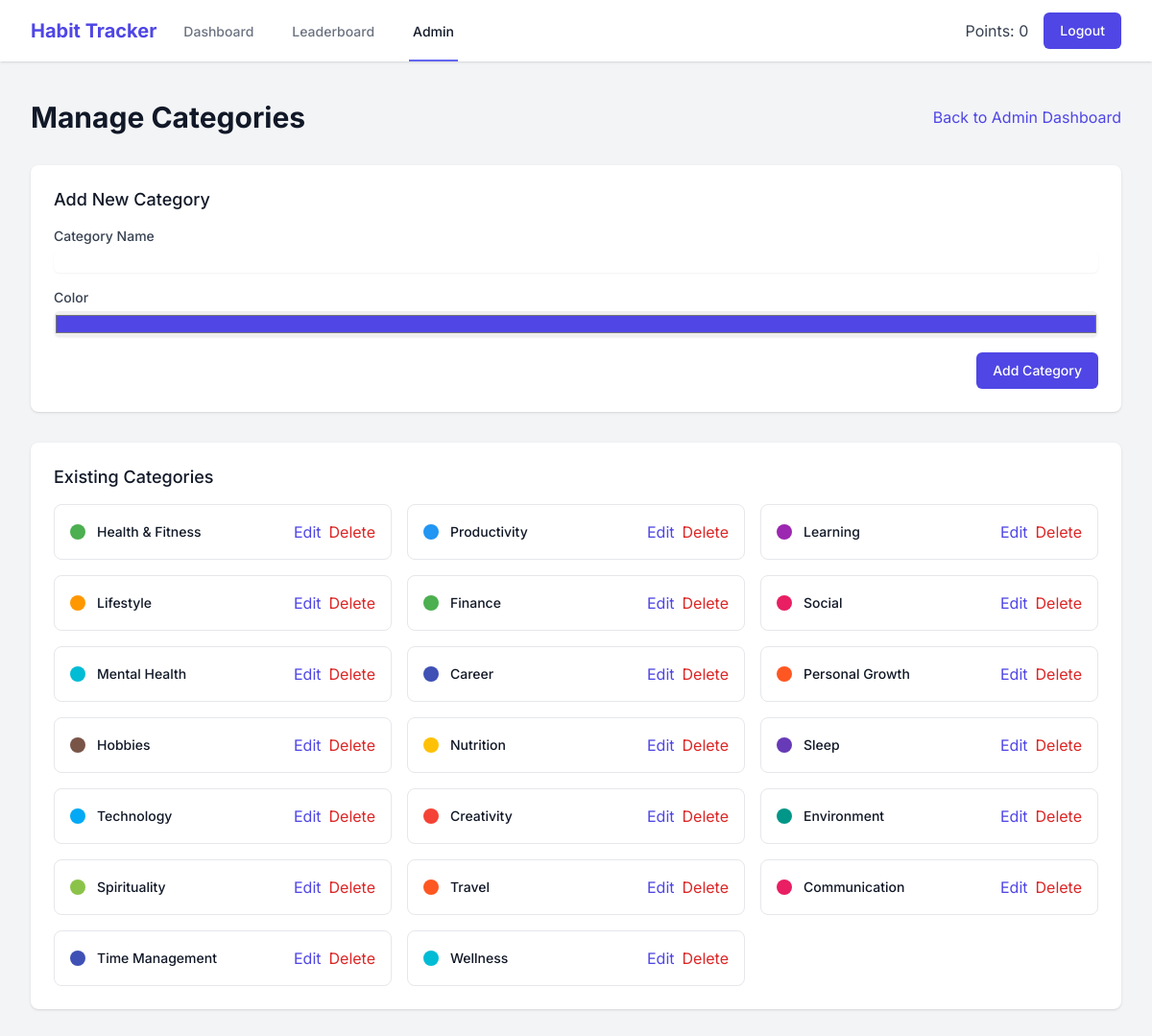
Page /admin/categories (signed in) on the committed database.
### models.py (models this page shows, shortened)
class User(UserMixin, db.Model):
    id = db.Column(db.Integer, primary_key=True)
    username = db.Column(db.String(80), unique=True, nullable=False)
    email = db.Column(db.String(120), unique=True, nullable=False)
    password_hash = db.Column(db.String(128))
    points = db.Column(db.Integer, default=0)
    is_admin = db.Column(db.Boolean, default=False)
    created_at = db.Column(db.DateTime, default=datetime.utcnow)
    user_habits = db.relationship('UserHabit', backref='user', lazy=True)

class Category(db.Model):
    id = db.Column(db.Integer, primary_key=True)
    name = db.Column(db.String(50), unique=True, nullable=False)
    color = db.Column(db.String(7), default='#4F46E5')
    created_at = db.Column(db.DateTime, default=datetime.utcnow)
    habits = db.relationship('Habit', backref='category', lazy=True)

### app.py (the view, shortened to what this page needs)
@app.route('/admin/categories', methods=['GET', 'POST'])
@login_required
@admin_required
def admin_categories():
    categories = Category.query.all()
    return render_template('admin/categories.html', categories=categories)

### app.py (called while the page is built)
def admin_required(f):
    @wraps(f)
    def decorated_function(*args, **kwargs):
        if not current_user.is_authenticated or not current_user.is_admin:
            flash('You need to be an admin to access this page.', 'error')
            return redirect(url_for('dashboard'))
        return f(*args, **kwargs)
    return decorated_function

@login_manager.user_loader
def load_user(user_id):
    return User.query.get(int(user_id))

@app.after_request
def add_security_headers(response):
    response.headers['Content-Security-Policy'] = "default-src 'self'; script-src 'self' 'unsafe-inline' 'unsafe-eval' https://cdn.jsdelivr.net https://cdn.tailwindcss.com; style-src 'self' 'unsafe-inline' https://fonts.googleapis.com; font-src 'self' https://fonts.gstatic.com; img-src 'self' data:; connect-src 'self'"
    return response

### templates/admin/categories.html (shortened to what this page needs)
{% extends "base.html" %}
{% block content %}
<div class="max-w-7xl mx-auto px-4 sm:px-6 lg:px-8">
    <div class="flex justify-between items-center mb-8">
        <h1 class="text-3xl font-bold text-gray-900">Manage Categories</h1>
        <a href="{{ url_for('admin_dashboard') }}" class="text-indigo-600 hover:text-indigo-900">
            Back to Admin Dashboard
        </a>
    </div>
    <div class="bg-white shadow sm:rounded-lg mb-8">
        <div class="px-4 py-5 sm:p-6">
            <h3 class="text-lg leading-6 font-medium text-gray-900 mb-4">Add New Category</h3>
            <form method="POST" class="space-y-4">
                <div>
                    <label for="name" class="block text-sm font-medium text-gray-700">Category Name</label>
                    <input type="text" name="name" id="name" required
                           class="mt-1 block w-full rounded-md border-gray-300 shadow-sm focus:border-indigo-500 focus:ring-indigo-500">
                </div>
                <div>
                    <label for="color" class="block text-sm font-medium text-gray-700">Color</label>
                    <input type="color" name="color" id="color" value="#4F46E5"
                           class="mt-1 block w-full rounded-md border-gray-300 shadow-sm focus:border-indigo-500 focus:ring-indigo-500">
                </div>
                <div class="flex justify-end">
                    <button type="submit"
                            class="inline-flex items-center px-4 py-2 border border-transparent text-sm font-medium rounded-md text-white bg-indigo-600 hover:bg-indigo-700 focus:outline-none focus:ring-2 focus:ring-offset-2 focus:ring-indigo-500">
                        Add Category
                    </button>
                </div>
            </form>
        </div>
    </div>
    <div class="bg-white shadow overflow-hidden sm:rounded-lg">
        <div class="px-4 py-5 sm:p-6">
            <h3 class="text-lg leading-6 font-medium text-gray-900 mb-4">Existing Categories</h3>
            <div class="grid grid-cols-1 gap-4 sm:grid-cols-2 lg:grid-cols-3">
                {% for category in categories %}
                <div class="bg-white border rounded-lg p-4 flex items-center justify-between">
                    <div class="flex items-center space-x-3">
                        <div class="w-4 h-4 rounded-full" style="background-color: {{ category.color }}"></div>
                        <span class="text-sm font-medium text-gray-900">{{ category.name }}</span>
                    </div>
                    <div class="flex items-center space-x-2">
                        <a href="{{ url_for('admin_edit_category', category_id=category.id) }}"
                           class="text-indigo-600 hover:text-indigo-900">
                            Edit
                        </a>
                        <a href="{{ url_for('admin_delete_category', category_id=category.id) }}"
                           class="text-red-600 hover:text-red-900"
                           onclick="return confirm('Are you sure you want to delete this category? This will remove the category from all habits.')">
                            Delete
                        </a>
                    </div>
                </div>
                {% endfor %}
            </div>
        </div>
    </div>
</div>
{% endblock %}

### templates/base.html (shortened to what this page needs)
<!DOCTYPE html>
<html lang="en">
<head>
    <script src="https://cdn.tailwindcss.com"></script>
</head>
<body class="bg-gray-100">
    {% if current_user.is_authenticated %}
    <nav class="bg-white shadow">
        <div class="max-w-7xl mx-auto px-4 sm:px-6 lg:px-8">
            <div class="flex justify-between h-16">
                <div class="flex">
                    <div class="flex-shrink-0 flex items-center">
                        <a href="{{ url_for('dashboard') }}" class="text-xl font-bold text-indigo-600">
                            Habit Tracker
                        </a>
                    </div>
                    <div class="hidden sm:ml-6 sm:flex sm:space-x-8">
                        <a href="{{ url_for('dashboard') }}"
                            class="{% if request.endpoint == 'dashboard' %}border-indigo-500 text-gray-900{% else %}border-transparent text-gray-500 hover:border-gray-300 hover:text-gray-700{% endif %} inline-flex items-center px-1 pt-1 border-b-2 text-sm font-medium">
                            Dashboard
                        </a>
                        <a href="{{ url_for('leaderboard') }}"
                            class="{% if request.endpoint == 'leaderboard' %}border-indigo-500 text-gray-900{% else %}border-transparent text-gray-500 hover:border-gray-300 hover:text-gray-700{% endif %} inline-flex items-center px-1 pt-1 border-b-2 text-sm font-medium">
                            Leaderboard
                        </a>
                        {% if current_user.is_admin %}
                        <a href="{{ url_for('admin_dashboard') }}"
                            class="{% if request.endpoint.startswith('admin_') %}border-indigo-500 text-gray-900{% else %}border-transparent text-gray-500 hover:border-gray-300 hover:text-gray-700{% endif %} inline-flex items-center px-1 pt-1 border-b-2 text-sm font-medium">
                            Admin
                        </a>
                        {% endif %}
                    </div>
                </div>
                <div class="flex items-center">
                    <span class="text-gray-700 mr-4">Points: {{ current_user.points }}</span>
                    <a href="{{ url_for('logout') }}"
                        class="inline-flex items-center px-4 py-2 border border-transparent text-sm font-medium rounded-md text-white bg-indigo-600 hover:bg-indigo-700">
                        Logout
                    </a>
                </div>
            </div>
        </div>
    </nav>
    {% endif %}
    <main class="py-10">
        {% block content %}{% endblock %}
    </main>
</body>
</html>

### templates/base.html (style rules this page uses)
body { font-family: 'Inter', sans-serif; }

### rows in the picture
User: points "0"
Category: name "Health & Fitness"
Category: name "Productivity"
Category: name "Learning"
Category: name "Lifestyle"
Category: name "Finance"
Category: name "Social"
Category: name "Mental Health"
Category: name "Career"
Category: name "Personal Growth"
Category: name "Hobbies"
Category: name "Nutrition"
Category: name "Sleep"
Category: name "Technology"
Category: name "Creativity"
Category: name "Environment"
Category: name "Spirituality"
Category: name "Travel"
Category: name "Communication"
Category: name "Time Management"
Category: name "Wellness"
